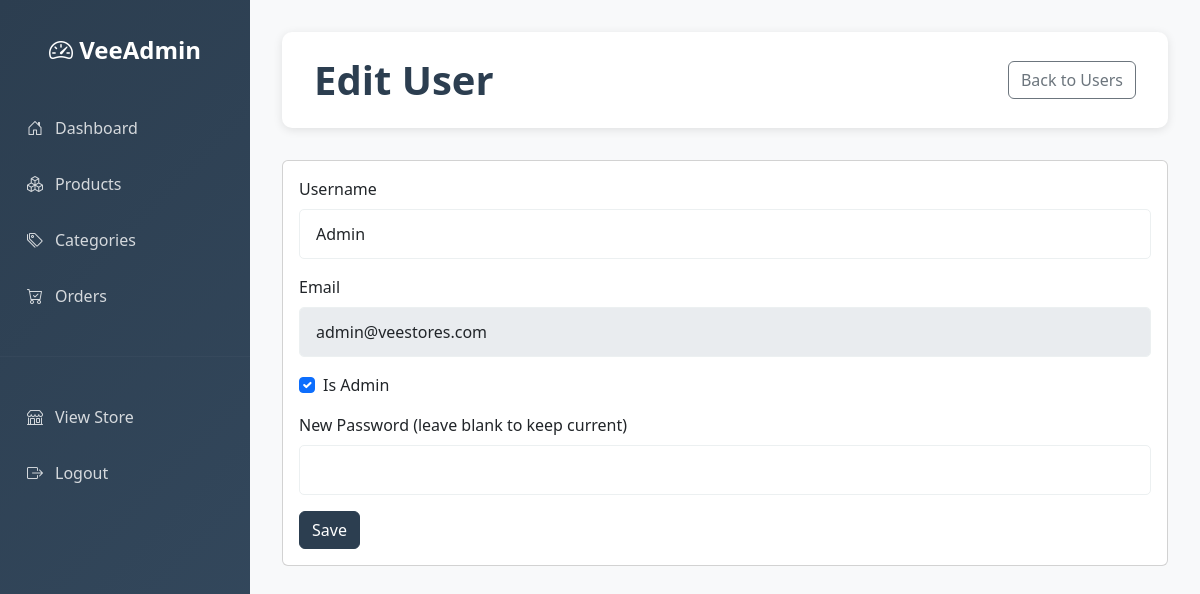
Page /admin/users/1/edit (signed in) on the committed database.
### app/models/user.py (models this page shows, shortened)
class User(db.Model):
    __tablename__ = 'users'
    id = db.Column(db.Integer, primary_key=True)
    username = db.Column(db.String(120), nullable=False)
    email = db.Column(db.String(200), unique=True, nullable=False)
    password_hash = db.Column(db.String(255), nullable=False)
    is_admin = db.Column(db.Boolean, default=False)
    created_at = db.Column(db.DateTime, default=datetime.utcnow)

### app/routes/admin_routes.py (the view, shortened to what this page needs)
@bp.route('/users/<int:id>/edit', methods=['GET', 'POST'])
def edit_user(id):
    user = User.query.get_or_404(id)
    return render_template('admin/user_form.html', user=user)

### app/routes/admin_routes.py (called while the page is built)
@bp.before_request
def require_admin_login():
    if request.endpoint and request.endpoint.startswith('admin.login'):
        return
    if not session.get('admin_logged_in'):
        return redirect(url_for('admin.login'))

### app/templates/admin/user_form.html (shortened to what this page needs)
{% extends "admin/base.html" %}
{% block content %}
<div class="admin-header">
    <h1>Edit User</h1>
    <a href="/admin/users" class="btn btn-outline-secondary">Back to Users</a>
</div>
<div class="card mt-3">
    <div class="card-body">
        <form method="post">
            <div class="mb-3">
                <label class="form-label">Username</label>
                <input name="username" class="form-control" value="{{ user.username }}">
            </div>
            <div class="mb-3">
                <label class="form-label">Email</label>
                <input class="form-control" value="{{ user.email }}" disabled>
            </div>
            <div class="form-check mb-3">
                <input class="form-check-input" type="checkbox" id="is_admin" name="is_admin" {% if user.is_admin %}checked{% endif %}>
                <label class="form-check-label" for="is_admin">Is Admin</label>
            </div>
            <div class="mb-3">
                <label class="form-label">New Password (leave blank to keep current)</label>
                <input type="password" name="new_password" class="form-control">
            </div>
            <button class="btn btn-primary">Save</button>
        </form>
    </div>
</div>
{% endblock %}

### app/templates/admin/base.html (style rules this page uses)
:root { --primary-color: #2c3e50; --accent-color: #e74c3c; --success-color: #27ae60; --sidebar-width: 250px; }
body { font-family: 'Segoe UI', Tahoma, Geneva, Verdana, sans-serif; background-color: #f8f9fa; }
.admin-header { background: white; padding: 1.5rem 2rem; border-radius: 10px; box-shadow: 0 2px 10px rgba(0,0,0,0.1); margin-bottom: 2rem; display: flex; justify-content: space-between; align-items: center; }
.admin-header h1 { margin: 0; color: var(--primary-color); font-weight: 700; }
.btn-primary { background-color: var(--primary-color); border-color: var(--primary-color); }
.form-control, .form-select { border-radius: 5px; border-color: #ecf0f1; padding: 0.75rem 1rem; transition: all 0.3s ease; }

### rows in the picture
User: username "Admin", email "admin@veestores.com", is_admin "☑"
